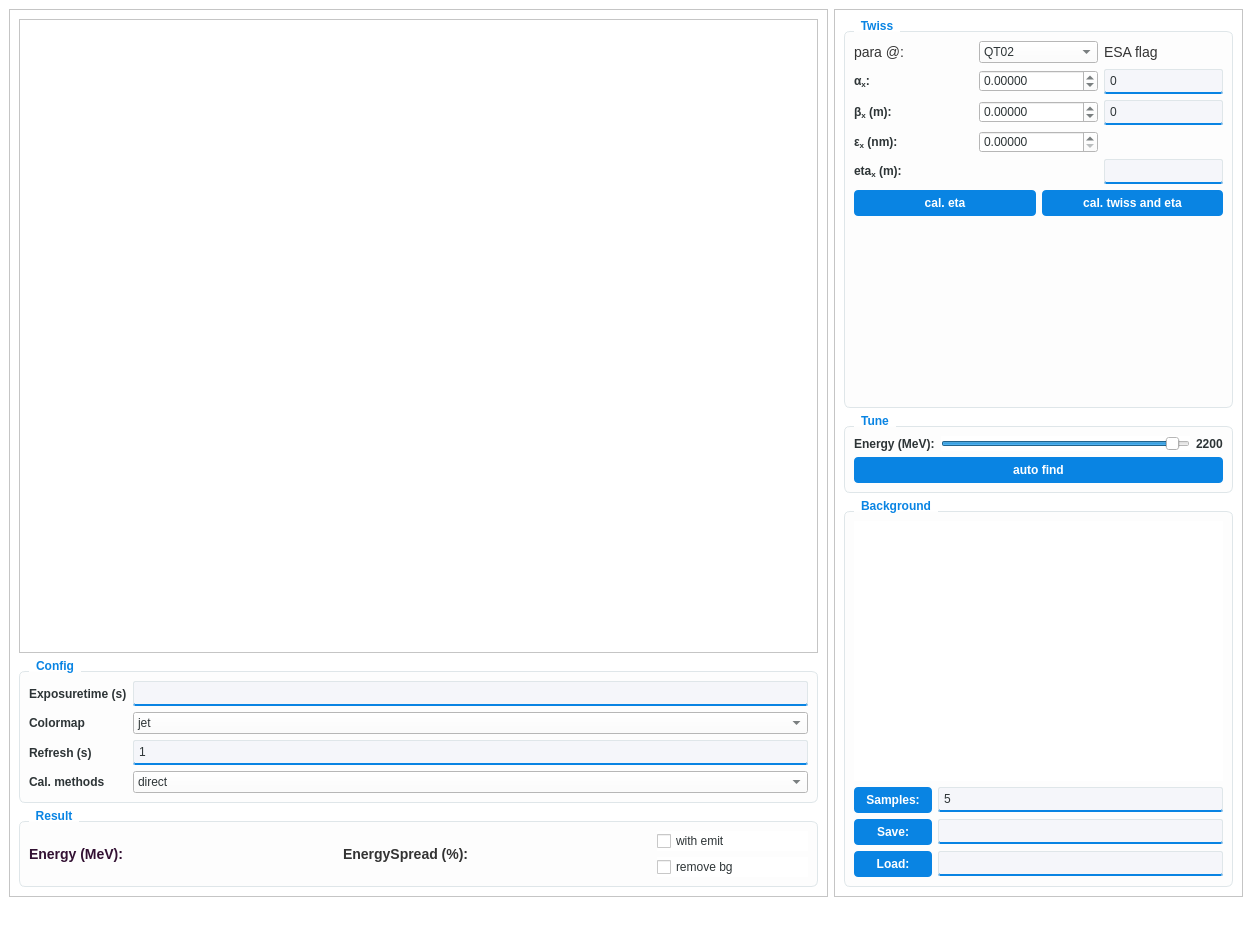
<?xml version="1.0" encoding="UTF-8"?>
<ui version="4.0">
 <class>MainWindow</class>
 <widget class="QMainWindow" name="MainWindow">
  <property name="geometry">
   <rect>
    <x>0</x>
    <y>0</y>
    <width>1252</width>
    <height>928</height>
   </rect>
  </property>
  <property name="windowTitle">
   <string>Energy Spectrum Analysis</string>
  </property>
  <property name="styleSheet">
   <string notr="true">/* 全局基础：白色背景，深灰色文字 */
QMainWindow, QWidget {
    background-color: #ffffff;
    color: #2d3436;
    font-family: &quot;Segoe UI&quot;, &quot;PingFang SC&quot;, sans-serif;
}

/* 按钮：深蓝色系，在白底上非常醒目 */
QPushButton {
    background-color: #0984e3; /* 经典商务蓝 */
    border: none;
    border-radius: 4px;
    color: white;
    padding: 6px 12px;
    font-weight: bold;
}

QPushButton:hover {
    background-color: #74b9ff;
}

QPushButton:pressed {
    background-color: #0a3d62;
}

/* 输入框：浅灰背景 + 蓝色下边框（现代简约感） */
QLineEdit {
    background-color: #f5f6fa;
    border: 1px solid #dfe6e9;
    border-bottom: 2px solid #0984e3; /* 底部强调色 */
    border-radius: 2px;
    padding: 3px;
    color: #2d3436;
}

QLineEdit:focus {
    background-color: #ffffff;
    border: 1px solid #0984e3;
}

/* GroupBox：浅灰色描边，区分功能区 */
QGroupBox {
    background-color: #fdfdfd;
    border: 1px solid #dfe6e9;
    border-radius: 6px;
    margin-top: 12px;
    font-weight: bold;
}

QGroupBox::title {
    subcontrol-origin: margin;
    left: 10px;
    padding: 0 5px;
    color: #0984e3;
}

/* 标签加粗 */
QLabel {
    font-weight: bold;
    background-color: transparent;
}</string>
  </property>
  <widget class="QWidget" name="centralwidget">
   <layout class="QVBoxLayout" name="verticalLayout_2">
    <item>
     <layout class="QHBoxLayout" name="horizontalLayout_2" stretch="2,1">
      <item>
       <widget class="QFrame" name="frame">
        <property name="frameShape">
         <enum>QFrame::StyledPanel</enum>
        </property>
        <property name="frameShadow">
         <enum>QFrame::Raised</enum>
        </property>
        <layout class="QVBoxLayout" name="verticalLayout_4">
         <item>
          <layout class="QVBoxLayout" name="verticalLayout_3" stretch="8,0,0">
           <item>
            <widget class="QFrame" name="frame_3">
             <property name="frameShape">
              <enum>QFrame::StyledPanel</enum>
             </property>
             <property name="frameShadow">
              <enum>QFrame::Raised</enum>
             </property>
             <layout class="QVBoxLayout" name="verticalLayout_6">
              <item>
               <layout class="QVBoxLayout" name="verticalLayout_5">
                <item>
                 <widget class="MplWidget" name="ESAflag_image" native="true"/>
                </item>
                <item>
                 <widget class="MplWidget" name="energy_plot" native="true"/>
                </item>
               </layout>
              </item>
             </layout>
            </widget>
           </item>
           <item>
            <widget class="QGroupBox" name="groupBox_4">
             <property name="title">
              <string>Config</string>
             </property>
             <layout class="QVBoxLayout" name="verticalLayout_8">
              <item>
               <layout class="QGridLayout" name="gridLayout">
                <item row="2" column="0">
                 <widget class="QLabel" name="label_3">
                  <property name="text">
                   <string>Refresh (s)</string>
                  </property>
                 </widget>
                </item>
                <item row="0" column="1">
                 <widget class="QLineEdit" name="lineEdit_expotime"/>
                </item>
                <item row="2" column="1">
                 <widget class="QLineEdit" name="lineEdit_refresh">
                  <property name="text">
                   <string>1</string>
                  </property>
                 </widget>
                </item>
                <item row="1" column="0">
                 <widget class="QLabel" name="label_2">
                  <property name="text">
                   <string>Colormap</string>
                  </property>
                 </widget>
                </item>
                <item row="1" column="1">
                 <widget class="QComboBox" name="comboBox_colormap">
                  <item>
                   <property name="text">
                    <string>jet</string>
                   </property>
                  </item>
                  <item>
                   <property name="text">
                    <string>viridis</string>
                   </property>
                  </item>
                  <item>
                   <property name="text">
                    <string>hot</string>
                   </property>
                  </item>
                  <item>
                   <property name="text">
                    <string>summer</string>
                   </property>
                  </item>
                  <item>
                   <property name="text">
                    <string>gnuplot</string>
                   </property>
                  </item>
                  <item>
                   <property name="text">
                    <string>plasma</string>
                   </property>
                  </item>
                 </widget>
                </item>
                <item row="0" column="0">
                 <widget class="QLabel" name="label">
                  <property name="text">
                   <string>Exposuretime (s)</string>
                  </property>
                 </widget>
                </item>
                <item row="3" column="0">
                 <widget class="QLabel" name="label_10">
                  <property name="text">
                   <string>Cal. methods</string>
                  </property>
                 </widget>
                </item>
                <item row="3" column="1">
                 <widget class="QComboBox" name="comboBox_fitmethod">
                  <item>
                   <property name="text">
                    <string>direct</string>
                   </property>
                  </item>
                  <item>
                   <property name="text">
                    <string>Gauss fit</string>
                   </property>
                  </item>
                 </widget>
                </item>
               </layout>
              </item>
             </layout>
            </widget>
           </item>
           <item>
            <widget class="QGroupBox" name="groupBox_5">
             <property name="title">
              <string>Result</string>
             </property>
             <layout class="QHBoxLayout" name="horizontalLayout_7">
              <item>
               <layout class="QHBoxLayout" name="horizontalLayout_6">
                <item>
                 <widget class="QLabel" name="label_4">
                  <property name="styleSheet">
                   <string notr="true">QLabel {
    color: #313; 
    font: bold 14px;
}</string>
                  </property>
                  <property name="text">
                   <string>Energy (MeV):</string>
                  </property>
                 </widget>
                </item>
                <item>
                 <widget class="QLabel" name="label_energy">
                  <property name="styleSheet">
                   <string notr="true">QLabel {
    color: #333; 
    font: bold 14px;
}</string>
                  </property>
                  <property name="text">
                   <string/>
                  </property>
                 </widget>
                </item>
                <item>
                 <widget class="QLabel" name="label_6">
                  <property name="styleSheet">
                   <string notr="true">QLabel {
    color: #333; 
    font: bold 14px;
}</string>
                  </property>
                  <property name="text">
                   <string>EnergySpread (%):</string>
                  </property>
                 </widget>
                </item>
                <item>
                 <widget class="QLabel" name="label_energyspread">
                  <property name="styleSheet">
                   <string notr="true">QLabel {
    color: #333; 
    font: bold 14px;
}</string>
                  </property>
                  <property name="text">
                   <string/>
                  </property>
                 </widget>
                </item>
                <item>
                 <layout class="QVBoxLayout" name="verticalLayout_13">
                  <item>
                   <widget class="QCheckBox" name="checkBox_emit">
                    <property name="text">
                     <string>with emit</string>
                    </property>
                   </widget>
                  </item>
                  <item>
                   <widget class="QCheckBox" name="checkBox_bg">
                    <property name="text">
                     <string>remove bg</string>
                    </property>
                   </widget>
                  </item>
                 </layout>
                </item>
               </layout>
              </item>
             </layout>
            </widget>
           </item>
          </layout>
         </item>
        </layout>
       </widget>
      </item>
      <item>
       <widget class="QFrame" name="frame_2">
        <property name="frameShape">
         <enum>QFrame::StyledPanel</enum>
        </property>
        <property name="frameShadow">
         <enum>QFrame::Raised</enum>
        </property>
        <layout class="QVBoxLayout" name="verticalLayout_7">
         <item>
          <layout class="QVBoxLayout" name="verticalLayout" stretch="0,0,0">
           <item>
            <widget class="QGroupBox" name="groupBox_6">
             <property name="title">
              <string>Twiss</string>
             </property>
             <layout class="QVBoxLayout" name="verticalLayout_9">
              <item>
               <layout class="QVBoxLayout" name="verticalLayout_11">
                <item>
                 <layout class="QGridLayout" name="gridLayout_3" rowstretch="0,0,0,0,0" columnstretch="1,1,1">
                  <item row="3" column="1">
                   <widget class="QDoubleSpinBox" name="doubleSpinBox_emi_in">
                    <property name="decimals">
                     <number>5</number>
                    </property>
                    <property name="maximum">
                     <double>9999.989999999999782</double>
                    </property>
                   </widget>
                  </item>
                  <item row="2" column="2">
                   <widget class="QLineEdit" name="lineEdit_beta_ESAflag">
                    <property name="text">
                     <string>0</string>
                    </property>
                    <property name="readOnly">
                     <bool>true</bool>
                    </property>
                   </widget>
                  </item>
                  <item row="4" column="0">
                   <widget class="QLabel" name="label_eta">
                    <property name="text">
                     <string>&lt;html&gt;&lt;head/&gt;&lt;body&gt;&lt;p&gt;eta&lt;span style=&quot; vertical-align:sub;&quot;&gt;x&lt;/span&gt; (m):&lt;/p&gt;&lt;/body&gt;&lt;/html&gt;</string>
                    </property>
                   </widget>
                  </item>
                  <item row="1" column="0">
                   <widget class="QLabel" name="label_5">
                    <property name="text">
                     <string>&lt;html&gt;&lt;head/&gt;&lt;body&gt;&lt;p&gt;α&lt;span style=&quot; vertical-align:sub;&quot;&gt;x&lt;/span&gt;: &lt;/p&gt;&lt;/body&gt;&lt;/html&gt;</string>
                    </property>
                   </widget>
                  </item>
                  <item row="4" column="2">
                   <widget class="QLineEdit" name="lineEdit_eta_ESAflag">
                    <property name="readOnly">
                     <bool>true</bool>
                    </property>
                   </widget>
                  </item>
                  <item row="2" column="1">
                   <widget class="QDoubleSpinBox" name="doubleSpinBox_beta_in">
                    <property name="decimals">
                     <number>5</number>
                    </property>
                    <property name="minimum">
                     <double>-9999.000000000000000</double>
                    </property>
                    <property name="maximum">
                     <double>9999.000000000000000</double>
                    </property>
                   </widget>
                  </item>
                  <item row="3" column="0">
                   <widget class="QLabel" name="label_8">
                    <property name="whatsThis">
                     <string>&lt;html&gt;&lt;head/&gt;&lt;body&gt;&lt;p&gt;geometric emittance&lt;/p&gt;&lt;/body&gt;&lt;/html&gt;</string>
                    </property>
                    <property name="text">
                     <string>&lt;html&gt;&lt;head/&gt;&lt;body&gt;&lt;p&gt;ε&lt;span style=&quot; vertical-align:sub;&quot;&gt;x&lt;/span&gt; (nm): &lt;/p&gt;&lt;/body&gt;&lt;/html&gt;</string>
                    </property>
                   </widget>
                  </item>
                  <item row="1" column="1">
                   <widget class="QDoubleSpinBox" name="doubleSpinBox_alpha_in">
                    <property name="decimals">
                     <number>5</number>
                    </property>
                    <property name="minimum">
                     <double>-9999.000000000000000</double>
                    </property>
                    <property name="maximum">
                     <double>9999.000000000000000</double>
                    </property>
                   </widget>
                  </item>
                  <item row="2" column="0">
                   <widget class="QLabel" name="label_7">
                    <property name="text">
                     <string>&lt;html&gt;&lt;head/&gt;&lt;body&gt;&lt;p&gt;β&lt;span style=&quot; vertical-align:sub;&quot;&gt;x&lt;/span&gt; (m): &lt;/p&gt;&lt;/body&gt;&lt;/html&gt;</string>
                    </property>
                   </widget>
                  </item>
                  <item row="1" column="2">
                   <widget class="QLineEdit" name="lineEdit_alpha_ESAflag">
                    <property name="text">
                     <string>0</string>
                    </property>
                    <property name="readOnly">
                     <bool>true</bool>
                    </property>
                   </widget>
                  </item>
                  <item row="0" column="2">
                   <widget class="QLabel" name="label_11">
                    <property name="styleSheet">
                     <string notr="true">QLabel {
    color: #333; 
    font:  14px;
}</string>
                    </property>
                    <property name="text">
                     <string>ESA flag</string>
                    </property>
                   </widget>
                  </item>
                  <item row="0" column="0">
                   <widget class="QLabel" name="label_9">
                    <property name="styleSheet">
                     <string notr="true">QLabel {
    color: #333; 
    font:  14px;
}</string>
                    </property>
                    <property name="text">
                     <string>para @:</string>
                    </property>
                   </widget>
                  </item>
                  <item row="0" column="1">
                   <widget class="QComboBox" name="comboBox_start_element">
                    <item>
                     <property name="text">
                      <string>QT02</string>
                     </property>
                    </item>
                    <item>
                     <property name="text">
                      <string>QL15</string>
                     </property>
                    </item>
                    <item>
                     <property name="text">
                      <string>QL16</string>
                     </property>
                    </item>
                   </widget>
                  </item>
                 </layout>
                </item>
               </layout>
              </item>
              <item>
               <layout class="QGridLayout" name="gridLayout_2">
                <item row="0" column="0">
                 <widget class="QPushButton" name="pushButton_cal_disp">
                  <property name="text">
                   <string>cal. eta</string>
                  </property>
                 </widget>
                </item>
                <item row="0" column="1">
                 <widget class="QPushButton" name="pushButton_cal_twiss_disp">
                  <property name="text">
                   <string>cal. twiss and eta</string>
                  </property>
                 </widget>
                </item>
               </layout>
              </item>
              <item>
               <spacer name="verticalSpacer">
                <property name="orientation">
                 <enum>Qt::Vertical</enum>
                </property>
                <property name="sizeHint" stdset="0">
                 <size>
                  <width>20</width>
                  <height>40</height>
                 </size>
                </property>
               </spacer>
              </item>
             </layout>
            </widget>
           </item>
           <item>
            <widget class="QGroupBox" name="groupBox_8">
             <property name="title">
              <string>Tune</string>
             </property>
             <layout class="QVBoxLayout" name="verticalLayout_14">
              <item>
               <layout class="QGridLayout" name="gridLayout_6">
                <item row="0" column="0">
                 <widget class="QLabel" name="label_14">
                  <property name="text">
                   <string>Energy (MeV):</string>
                  </property>
                 </widget>
                </item>
                <item row="0" column="1">
                 <widget class="QSlider" name="slider_energy">
                  <property name="maximum">
                   <number>2300</number>
                  </property>
                  <property name="sliderPosition">
                   <number>2200</number>
                  </property>
                  <property name="orientation">
                   <enum>Qt::Horizontal</enum>
                  </property>
                 </widget>
                </item>
                <item row="0" column="2">
                 <widget class="QLabel" name="label_sliderenergy">
                  <property name="text">
                   <string>2200</string>
                  </property>
                 </widget>
                </item>
               </layout>
              </item>
              <item>
               <widget class="QPushButton" name="pushButton_autoFind">
                <property name="text">
                 <string>auto find</string>
                </property>
               </widget>
              </item>
             </layout>
            </widget>
           </item>
           <item>
            <widget class="QGroupBox" name="groupBox_7">
             <property name="title">
              <string>Background</string>
             </property>
             <layout class="QVBoxLayout" name="verticalLayout_10">
              <item>
               <layout class="QVBoxLayout" name="verticalLayout_12" stretch="5,1">
                <item>
                 <widget class="MplWidget" name="background_plot" native="true"/>
                </item>
                <item>
                 <layout class="QGridLayout" name="gridLayout_4">
                  <item row="2" column="0">
                   <widget class="QPushButton" name="pushButton_load">
                    <property name="text">
                     <string>Load:</string>
                    </property>
                   </widget>
                  </item>
                  <item row="2" column="1">
                   <widget class="QLineEdit" name="lineEdit"/>
                  </item>
                  <item row="0" column="1">
                   <widget class="QLineEdit" name="lineEdit_samples">
                    <property name="text">
                     <string>5</string>
                    </property>
                   </widget>
                  </item>
                  <item row="1" column="0">
                   <widget class="QPushButton" name="pushButton_save">
                    <property name="text">
                     <string>Save:</string>
                    </property>
                   </widget>
                  </item>
                  <item row="1" column="1">
                   <widget class="QLineEdit" name="lineEdit_3"/>
                  </item>
                  <item row="0" column="0">
                   <widget class="QPushButton" name="pushButton_sapmles">
                    <property name="text">
                     <string>Samples:</string>
                    </property>
                   </widget>
                  </item>
                 </layout>
                </item>
               </layout>
              </item>
             </layout>
            </widget>
           </item>
          </layout>
         </item>
        </layout>
       </widget>
      </item>
     </layout>
    </item>
   </layout>
  </widget>
  <widget class="QMenuBar" name="menubar">
   <property name="geometry">
    <rect>
     <x>0</x>
     <y>0</y>
     <width>1252</width>
     <height>20</height>
    </rect>
   </property>
  </widget>
  <widget class="QStatusBar" name="statusbar"/>
 </widget>
 <customwidgets>
  <customwidget>
   <class>MplWidget</class>
   <extends>QWidget</extends>
   <header>mplwidget.h</header>
   <container>1</container>
  </customwidget>
 </customwidgets>
 <resources/>
 <connections/>
</ui>
